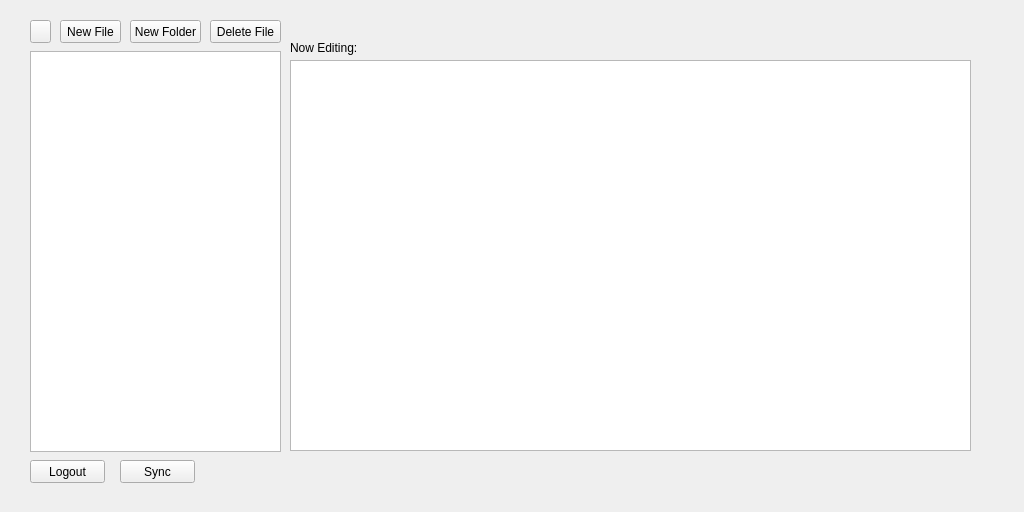
<?xml version="1.0" encoding="UTF-8"?>
<ui version="4.0">
 <class>Form</class>
 <widget class="QWidget" name="Form">
  <property name="geometry">
   <rect>
    <x>0</x>
    <y>0</y>
    <width>1024</width>
    <height>512</height>
   </rect>
  </property>
  <property name="windowTitle">
   <string>Form</string>
  </property>
  <widget class="QPlainTextEdit" name="plainTextEdit">
   <property name="geometry">
    <rect>
     <x>290</x>
     <y>60</y>
     <width>681</width>
     <height>391</height>
    </rect>
   </property>
   <property name="font">
    <font>
     <pointsize>12</pointsize>
     <weight>50</weight>
     <bold>false</bold>
    </font>
   </property>
  </widget>
  <widget class="QPushButton" name="save_button">
   <property name="geometry">
    <rect>
     <x>30</x>
     <y>20</y>
     <width>21</width>
     <height>23</height>
    </rect>
   </property>
   <property name="text">
    <string/>
   </property>
   <property name="icon">
    <iconset>
     <normaloff>C:/Users/Zeitaku/Downloads/pngegg (3).png</normaloff>C:/Users/Zeitaku/Downloads/pngegg (3).png</iconset>
   </property>
  </widget>
  <widget class="QTreeView" name="treeView">
   <property name="enabled">
    <bool>true</bool>
   </property>
   <property name="geometry">
    <rect>
     <x>30</x>
     <y>51</y>
     <width>251</width>
     <height>401</height>
    </rect>
   </property>
   <property name="dragEnabled">
    <bool>true</bool>
   </property>
  </widget>
  <widget class="QLabel" name="selected_file_label">
   <property name="geometry">
    <rect>
     <x>290</x>
     <y>40</y>
     <width>681</width>
     <height>16</height>
    </rect>
   </property>
   <property name="text">
    <string>Now Editing:</string>
   </property>
  </widget>
  <widget class="QPushButton" name="new_file_button">
   <property name="geometry">
    <rect>
     <x>60</x>
     <y>20</y>
     <width>61</width>
     <height>23</height>
    </rect>
   </property>
   <property name="toolTip">
    <string comment="Creates a new file. (.txt)"/>
   </property>
   <property name="toolTipDuration">
    <number>1</number>
   </property>
   <property name="text">
    <string>New File</string>
   </property>
  </widget>
  <widget class="QPushButton" name="new_folder_button">
   <property name="geometry">
    <rect>
     <x>130</x>
     <y>20</y>
     <width>71</width>
     <height>23</height>
    </rect>
   </property>
   <property name="mouseTracking">
    <bool>false</bool>
   </property>
   <property name="toolTip">
    <string comment="Creates new folder."/>
   </property>
   <property name="toolTipDuration">
    <number>1</number>
   </property>
   <property name="text">
    <string>New Folder</string>
   </property>
  </widget>
  <widget class="QPushButton" name="delete_button">
   <property name="geometry">
    <rect>
     <x>210</x>
     <y>20</y>
     <width>71</width>
     <height>23</height>
    </rect>
   </property>
   <property name="toolTip">
    <string comment="Deletes selected file."/>
   </property>
   <property name="toolTipDuration">
    <number>1</number>
   </property>
   <property name="text">
    <string>Delete File</string>
   </property>
  </widget>
  <widget class="QPushButton" name="logout_button">
   <property name="geometry">
    <rect>
     <x>30</x>
     <y>460</y>
     <width>75</width>
     <height>23</height>
    </rect>
   </property>
   <property name="toolTip">
    <string comment="Logout and saves your works to cloud."/>
   </property>
   <property name="toolTipDuration">
    <number>2</number>
   </property>
   <property name="text">
    <string>Logout</string>
   </property>
  </widget>
  <widget class="QPushButton" name="sync_button">
   <property name="geometry">
    <rect>
     <x>120</x>
     <y>460</y>
     <width>75</width>
     <height>23</height>
    </rect>
   </property>
   <property name="toolTip">
    <string comment="Sync your works with the cloud"/>
   </property>
   <property name="toolTipDuration">
    <number>1</number>
   </property>
   <property name="text">
    <string>Sync</string>
   </property>
  </widget>
 </widget>
 <resources/>
 <connections/>
</ui>
